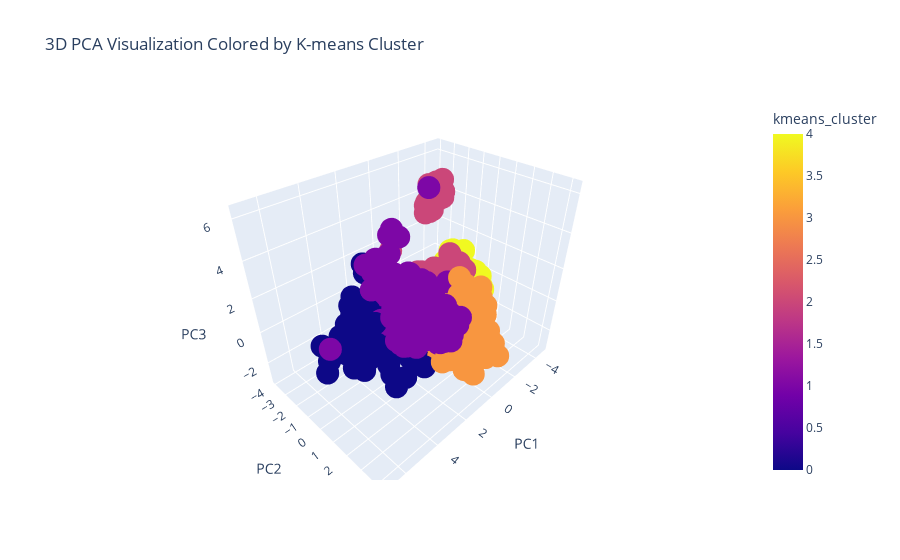

The cell this chart's notebook holds for it:
### Code cell
import plotly.express as px

# 3D scatter plot for visualizing clusters
fig = px.scatter_3d(final_data, x='PC1', y='PC2', z='PC3', color='kmeans_cluster', 
                    title='3D PCA Visualization Colored by K-means Cluster')
fig.show()

### Figure 1 — Plotly figure (JSON) as saved in the notebook; plotly's stock layout.template omitted (floating-point values rounded to 4 significant figures; data arrays with more than 128 entries replaced by an {"elided": "..."} marker saying what was removed)
{"data": [{"hovertemplate": "PC1=%{x}<br>PC2=%{y}<br>PC3=%{z}<br>kmeans_cluster=%{marker.color}<extra></extra>", "legendgroup": "", "marker": {"color": {"elided": "1819 int values"}, "coloraxis": "coloraxis", "symbol": "circle"}, "mode": "markers", "name": "", "scene": "scene", "showlegend": false, "type": "scatter3d", "x": {"elided": "1819 float values"}, "y": {"elided": "1819 float values"}, "z": {"elided": "1819 float values"}}], "layout": {"coloraxis": {"colorbar": {"title": {"text": "kmeans_cluster"}}, "colorscale": [[0, "#0d0887"], [0.1111, "#46039f"], [0.2222, "#7201a8"], [0.3333, "#9c179e"], [0.4444, "#bd3786"], [0.5556, "#d8576b"], [0.6667, "#ed7953"], [0.7778, "#fb9f3a"], [0.8889, "#fdca26"], [1, "#f0f921"]]}, "legend": {"tracegroupgap": 0}, "scene": {"domain": {"x": [0, 1], "y": [0, 1]}, "xaxis": {"title": {"text": "PC1"}}, "yaxis": {"title": {"text": "PC2"}}, "zaxis": {"title": {"text": "PC3"}}}, "title": {"text": "3D PCA Visualization Colored by K-means Cluster"}}}
